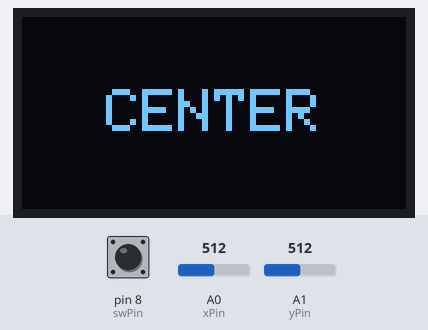
Simulated run of this sketch. Board: Arduino Uno, built with avr-gcc and run on an emulated ATmega328P. On the bench: 128×64 one-colour display. The test bench sets the inputs (shaded band); at power-on: A1 (yPin) = 512, A0 (xPin) = 512, pin 8 (swPin) HIGH. What the sketch prints to the serial monitor is not drawn.

Above: at 3.2 s.
3.3 s: A1 (yPin) set to 313
4.8 s: A1 (yPin) set to 286
At 5.6 s:
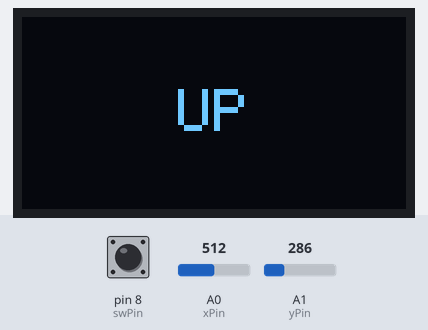
6.3 s: A0 (xPin) set to 290
At 6.8 s:
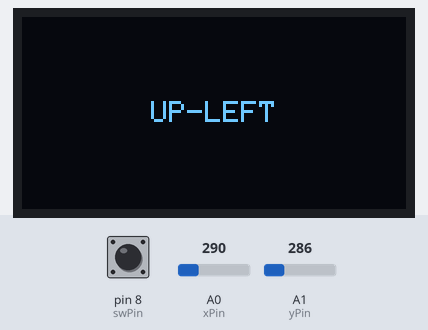
7.8 s: pin 8 (swPin) pulled LOW for 0.15 s
At 7.91 s:
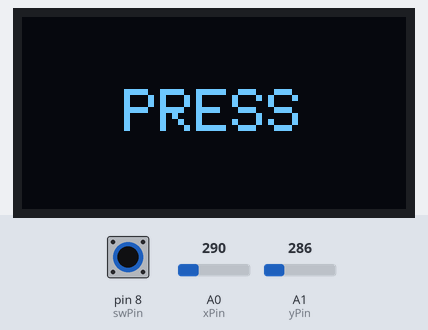
9.4 s: A0 (xPin) set to 710
At 9.8 s:
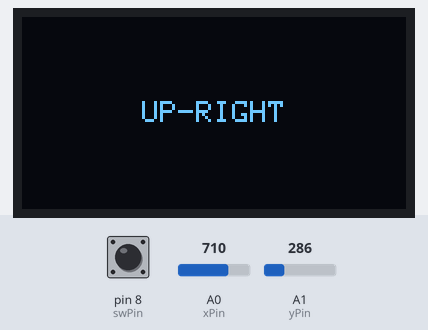
10.9 s: A1 (yPin) set to 306
At 11.6 s:
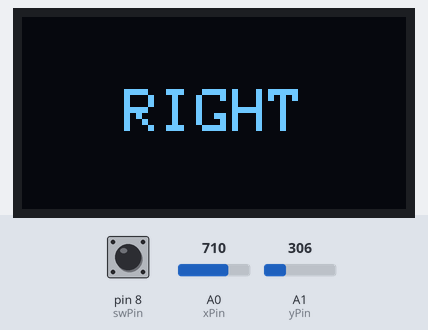
Timing chart, 0 to 13.4 s (numbered marks = the images above; inputs shaded):
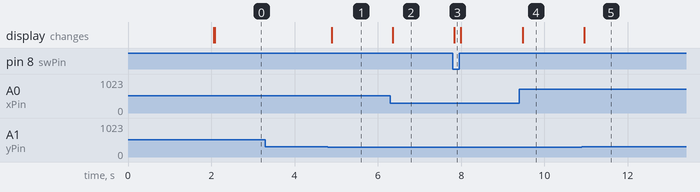

The sketch:

JoystickOLED.ino
```cpp
#include <Wire.h>
#include <Adafruit_GFX.h>
#include <Adafruit_SSD1306.h>

#define SCREEN_WIDTH 128
#define SCREEN_HEIGHT 64

const int xPin = A0;
const int yPin = A1;
const int swPin = 8;

Adafruit_SSD1306 oled(SCREEN_WIDTH, SCREEN_HEIGHT, &Wire, -1);

// Threshold values — joystick rests around 512
#define THRESHOLD_HIGH 700
#define THRESHOLD_LOW  300

void setup() {
  pinMode(swPin, INPUT_PULLUP);
  Serial.begin(9600);

  if (!oled.begin(SSD1306_SWITCHCAPVCC, 0x3C)) {
    Serial.println(F("SSD1306 allocation failed"));
    while (true);
  }

  delay(2000);
  oled.clearDisplay();
  oled.setTextSize(2);
  oled.setTextColor(WHITE);
  oledDisplayCenter("Ready...");
}

void loop() {
  int xVal = analogRead(xPin);
  int yVal = analogRead(yPin);
  int zVal = digitalRead(swPin);

  // Print to Serial Monitor
  Serial.print("X: ");
  Serial.print(xVal);
  Serial.print(" | Y: ");
  Serial.print(yVal);
  Serial.print(" | Z: ");
  Serial.println(zVal);

  // Determine direction
  String direction = "";

  if (zVal == LOW) {
    direction = "PRESS";
  } else if (xVal > THRESHOLD_HIGH && yVal > THRESHOLD_LOW && yVal < THRESHOLD_HIGH) {
    direction = "RIGHT";
  } else if (xVal < THRESHOLD_LOW && yVal > THRESHOLD_LOW && yVal < THRESHOLD_HIGH) {
    direction = "LEFT";
  } else if (yVal > THRESHOLD_HIGH && xVal > THRESHOLD_LOW && xVal < THRESHOLD_HIGH) {
    direction = "DOWN";
  } else if (yVal < THRESHOLD_LOW && xVal > THRESHOLD_LOW && xVal < THRESHOLD_HIGH) {
    direction = "UP";
  } else if (xVal > THRESHOLD_HIGH && yVal < THRESHOLD_LOW) {
    direction = "UP-RIGHT";
  } else if (xVal > THRESHOLD_HIGH && yVal > THRESHOLD_HIGH) {
    direction = "DN-RIGHT";
  } else if (xVal < THRESHOLD_LOW && yVal < THRESHOLD_LOW) {
    direction = "UP-LEFT";
  } else if (xVal < THRESHOLD_LOW && yVal > THRESHOLD_HIGH) {
    direction = "DN-LEFT";
  } else {
    direction = "CENTER";
  }

  oledDisplayCenter(direction);
  delay(50);
}

void oledDisplayCenter(String text) {
  oled.clearDisplay();

  int16_t x1, y1;
  uint16_t width, height;

  // Use smaller text for longer labels like "UP-RIGHT"
  if (text.length() > 6) {
    oled.setTextSize(1);
  } else {
    oled.setTextSize(2);
  }

  oled.getTextBounds(text, 0, 0, &x1, &y1, &width, &height);
  oled.setCursor((SCREEN_WIDTH - width) / 2, (SCREEN_HEIGHT - height) / 2);
  oled.println(text);
  oled.display();
}
```

Measured:
- the behaviour switches between 300 and 299 on A1 (yPin) (found by bisection; images 0 and 1)
- after the input at 3.3 s, every drawn part: stays the same
- after the input at 4.8 s, the display: changes after 0.09 s (image 1)
- after the input at 6.3 s, the display: changes after 0.06 s (image 2)
- after the input at 7.8 s, the display: changes at once (image 3)
- after the input at 9.4 s, the display: changes after 0.08 s (image 4)
- after the input at 10.9 s, the display: changes after 0.06 s (image 5)
